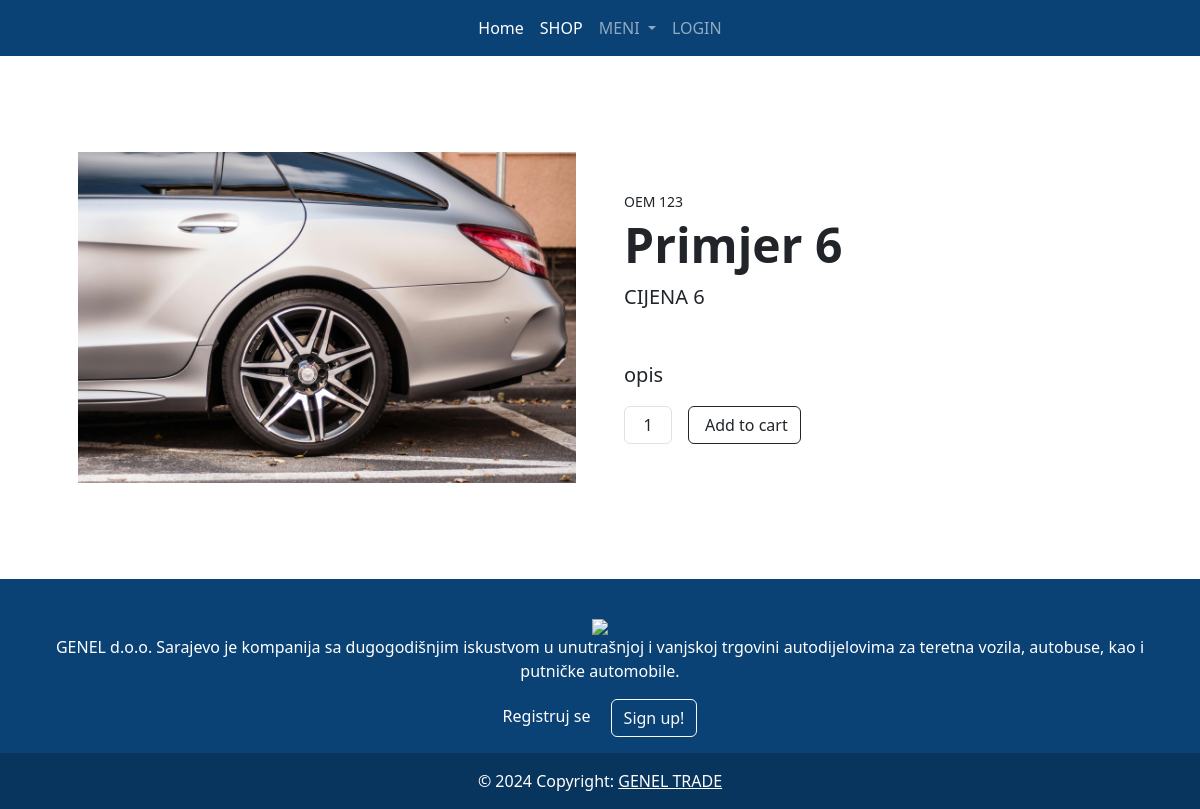
Page /products/6/ on the committed database.
### main/models.py (models this page shows)
class Product(models.Model):
    cat = (
        ("Retrovizori","Retrovizori"),
        ("Farovi","Farovi"),
        ("Stopke","Stopke"),
        ("Gabariti","Gabariti"),
        ("Masine za injektore","Masine za injektore"),
        ("Sijalice","Sijalice"),
        ("Semerinzi","Semerinzi"),
        ("Zracni jastuci","Zracni jastuci"),
        ("Kocioni sistemi","Kocioni sistemi"),
        ("Dizel program","Dizel program"),
        ("Zracni ventili i reparacije","Zracni ventili i reparacije"),
        ("Crijeva za vodu","Crijeva za vodu"),
        ("Karoserija","Karoserija"),
        ("Hidraulika","Hidraulika"),
        ("Kompresori zraka","Kompresori zraka"),
        ("Grijanje i hladjenje","Grijanje i hladjenje"),
        ("Filteri","Filteri"),
        ("Ulje i maziva","Ulje i maziva"),
        ("Setovi kvacila","Setovi kvacila"),
        ("Dijelovi diferencijala i reduktora","Dijelovi diferencijala i reduktora"),
        ("Spojnice i prikljucci","Spojnice i prikljucci")
    )
    name = models.CharField( max_length=150)
    description = models.CharField(max_length=250)
    price = models.IntegerField()
    category = models.CharField(max_length=125,choices=cat, default="Farovi")
    image = models.ImageField(upload_to="static/images/",default="static/images/genelthumb.jpg")
    oem = models.CharField(max_length=50,default="123")
    fabric = models.CharField(max_length=50,default="123")
    o = models.IntegerField(default=0)

### main/views.py (the view, shortened to what this page needs)
# urls.py: path("products/<pk>/",views.ProductDetailView.as_view(),name="product"),
class ProductDetailView(DetailView):
    model = Product
    template_name="product_detail.html"

### templates/product_detail.html (shortened to what this page needs)
{%extends 'base.html'%}
{% block main%}
<section class="py-5">
    <div class="container px-4 px-lg-5 my-5">
        <div class="row gx-4 gx-lg-5 align-items-center">
            <div class="col-md-6">
                {%load static%}
                <img class="card-img-top mb-5 mb-md-0" src="{{object.image.url}}"/>
            </div>
            <div class="col-md-6 ">
                <div class="small mb-1">OEM {{object.oem}}</div>
                <h1 class="display-5 fw-bolder">{{object.name}}</h1>
                <div class="fs-5 mb-5">
                    <span>CIJENA {{object.price}}</span>
                </div>
                <p class="lead">
                    {{object.description}}
                </p>
                <div class="d-flex">
                    <input class="form-control text-center me-3" id="inputQuantity" type="num" value="1" style="max-width: 3rem">
                    <form method="POST" novalidate>
                        <button class="btn btn-outline-dark flex-shrink-0" type="submit">
                            Add to cart
                        </button>
                    </form>
                </div>
            </div>
        </div>
    </div>
</section>
{% endblock %}

### rows in the picture
Product: image (picture), oem "123", name "Primjer 6", price "6", description "opis"
